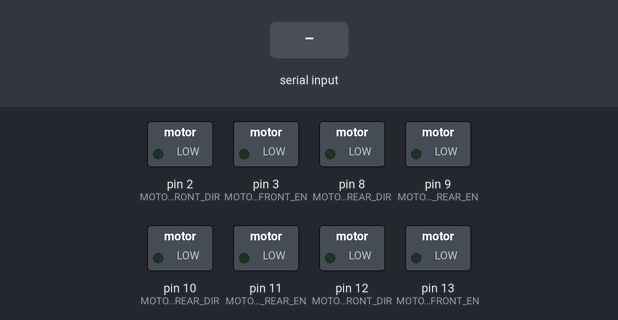
This sketch was run on a simulated Arduino Uno, built with avr-gcc and run on an emulated ATmega328P. Parts: switched loads named in the sketch (green lamp = pin HIGH). The test bench sets the inputs (shaded band).

Above: at 1.2 s.
1.3 s: "A90\n" received over Serial
At 1.8 s:
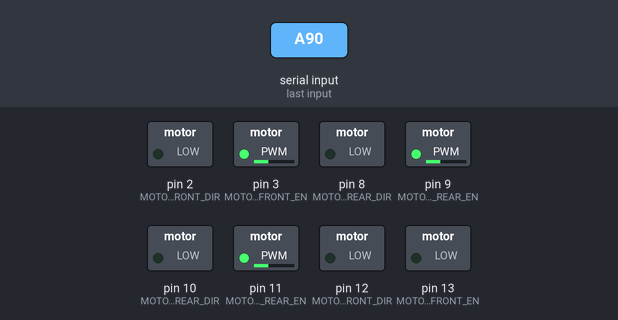
2.8 s: "A,45\n" received over Serial
At 4.1 s:
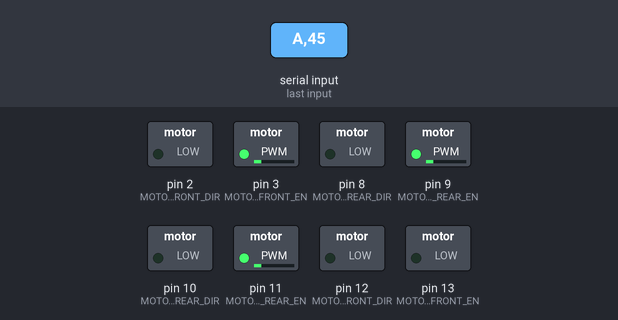
Timing chart, 0 to 5.8 s (numbered marks = the images above; inputs shaded):
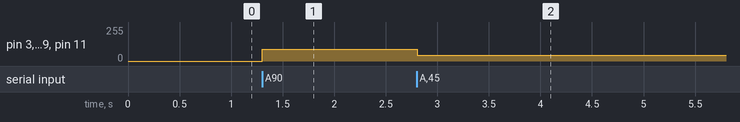

Measured:
- after the input at 1.3 s, pin 3 (MOTOR_LEFT_FRONT_EN), pin 9 (MOTOR_LEFT_REAR_EN), pin 11 (MOTOR_RIGHT_REAR_EN): 0/255 → 90/255 at once
- after the input at 2.8 s, pin 3 (MOTOR_LEFT_FRONT_EN), pin 9 (MOTOR_LEFT_REAR_EN), pin 11 (MOTOR_RIGHT_REAR_EN): 90/255 → 45/255 at once

The sketch:

sketch_Bluetooth_spead.ino
```cpp
//Выключятель сзади
//0 вперед, 1 назад
#define MOTOR_LEFT_FRONT_DIR 2
#define MOTOR_LEFT_FRONT_EN 3
#define MOTOR_LEFT_REAR_DIR 8
#define MOTOR_LEFT_REAR_EN 9
#define MOTOR_RIGHT_FRONT_DIR 12
#define MOTOR_RIGHT_FRONT_EN 13
#define MOTOR_RIGHT_REAR_DIR 10
#define MOTOR_RIGHT_REAR_EN 11

#define DIR_FORWARD 0
#define DIR_BACKWARD 1

char BluetoothData; // the Bluetooth data received
int Bluetooth_spead=0;

void setup() {
 Serial.begin(9600);

  pinMode (MOTOR_LEFT_FRONT_DIR, OUTPUT);
  pinMode (MOTOR_LEFT_FRONT_EN, OUTPUT);
  pinMode (MOTOR_LEFT_REAR_DIR, OUTPUT);
  pinMode (MOTOR_LEFT_REAR_EN, OUTPUT);
  pinMode (MOTOR_RIGHT_FRONT_DIR, OUTPUT);
  pinMode (MOTOR_RIGHT_FRONT_EN, OUTPUT);
  pinMode (MOTOR_RIGHT_REAR_DIR, OUTPUT);
  pinMode (MOTOR_RIGHT_REAR_EN, OUTPUT);

  analogWrite (MOTOR_LEFT_FRONT_EN, Bluetooth_spead);
  analogWrite (MOTOR_LEFT_REAR_EN, Bluetooth_spead);
  analogWrite (MOTOR_RIGHT_FRONT_EN, Bluetooth_spead);
  analogWrite (MOTOR_RIGHT_REAR_EN, Bluetooth_spead);

  digitalWrite(MOTOR_LEFT_FRONT_DIR, DIR_FORWARD);
  digitalWrite(MOTOR_LEFT_REAR_DIR, DIR_FORWARD);
  digitalWrite(MOTOR_RIGHT_FRONT_DIR, DIR_FORWARD);
  digitalWrite(MOTOR_RIGHT_REAR_DIR, DIR_FORWARD);
}

void loop() {
 if (Serial.available()){
    BluetoothData=Serial.read();
       if(BluetoothData=='A'){ //задаём скорость
        Bluetooth_spead=Serial.parseInt();
        analogWrite (MOTOR_LEFT_FRONT_EN, Bluetooth_spead);
        analogWrite (MOTOR_LEFT_REAR_EN, Bluetooth_spead);
        analogWrite (MOTOR_RIGHT_FRONT_EN, Bluetooth_spead);
        analogWrite (MOTOR_RIGHT_REAR_EN, Bluetooth_spead);
  }
   if(BluetoothData=='R'){
        analogWrite (MOTOR_LEFT_FRONT_EN, Bluetooth_spead);
        analogWrite (MOTOR_LEFT_REAR_EN, Bluetooth_spead);
        analogWrite (MOTOR_RIGHT_FRONT_EN, Bluetooth_spead/5);
        analogWrite (MOTOR_RIGHT_REAR_EN, Bluetooth_spead/5);
   }
   if(BluetoothData=='L'){
        analogWrite (MOTOR_LEFT_FRONT_EN, Bluetooth_spead/5);
        analogWrite (MOTOR_LEFT_REAR_EN, Bluetooth_spead/5);
        analogWrite (MOTOR_RIGHT_FRONT_EN, Bluetooth_spead);
        analogWrite (MOTOR_RIGHT_REAR_EN, Bluetooth_spead);
   }
 }
}
```
